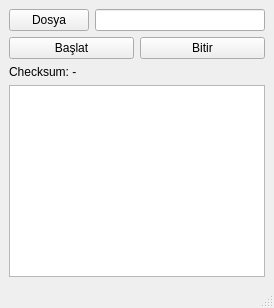
<?xml version="1.0" encoding="UTF-8"?>
<ui version="4.0">
 <class>MainWindow</class>
 <widget class="QMainWindow" name="MainWindow">
  <property name="windowTitle"><string>VIBA Sim</string></property>
  <widget class="QWidget" name="centralwidget">
   <layout class="QVBoxLayout" name="verticalLayout">
    <item>
     <layout class="QHBoxLayout" name="fileLayout">
      <item><widget class="QPushButton" name="btnSelectFile"><property name="text"><string>Dosya</string></property></widget></item>
      <item><widget class="QLineEdit" name="fileLineEdit"/></item>
     </layout>
    </item>
    <item>
     <layout class="QHBoxLayout" name="btnLayout">
      <item><widget class="QPushButton" name="btnStart"><property name="text"><string>Başlat</string></property></widget></item>
      <item><widget class="QPushButton" name="btnStop"><property name="text"><string>Bitir</string></property></widget></item>
     </layout>
    </item>

    <item><layout class="QHBoxLayout" name="graphicsLayout"/>
    minimumHeight="260"
</item>
    <item>
     <layout class="QHBoxLayout" name="outputLayout">

      <item><widget class="QLabel" name="lblChecksum"><property name="text"><string>Checksum: -</string></property></widget>
      stretch="1"
</item>
     </layout>
    </item>
    <item><widget class="QTextEdit" name="txtLog"><property name="readOnly"><bool>true</bool></property></widget></item>
   </layout>
  </widget>
  <widget class="QMenuBar" name="menubar"/>
  <widget class="QStatusBar" name="statusbar"/>
 </widget>
 <resources/>
 <connections/>
</ui>
